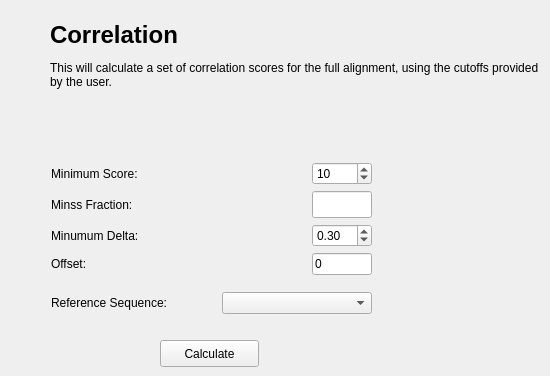
    <widget class="QWidget" name="page_6">
     <widget class="QLabel" name="label_23">
      <property name="geometry">
       <rect>
        <x>50</x>
        <y>-10</y>
        <width>491</width>
        <height>131</height>
       </rect>
      </property>
      <property name="text">
       <string>&lt;html&gt;&lt;head/&gt;&lt;body&gt;&lt;p&gt;&lt;span style=&quot; font-size:xx-large; font-weight:600;&quot;&gt;Correlation&lt;/span&gt;&lt;/p&gt;&lt;p&gt;This will calculate a set of correlation scores for the full alignment, using the cutoffs provided by the user. &lt;/p&gt;&lt;/body&gt;&lt;/html&gt;</string>
      </property>
      <property name="wordWrap">
       <bool>true</bool>
      </property>
     </widget>
     <widget class="QPushButton" name="cmdCorrelation">
      <property name="geometry">
       <rect>
        <x>160</x>
        <y>340</y>
        <width>99</width>
        <height>27</height>
       </rect>
      </property>
      <property name="text">
       <string>Calculate</string>
      </property>
     </widget>
     <widget class="QWidget" name="layoutWidget">
      <property name="geometry">
       <rect>
        <x>51</x>
        <y>151</y>
        <width>321</width>
        <height>175</height>
       </rect>
      </property>
      <layout class="QVBoxLayout" name="verticalLayout_9">
       <item>
        <layout class="QVBoxLayout" name="verticalLayout_8">
         <item>
          <layout class="QVBoxLayout" name="verticalLayout_6">
           <item>
            <layout class="QHBoxLayout" name="horizontalLayout_20">
             <item>
              <widget class="QLabel" name="label_24">
               <property name="text">
                <string>Minimum Score:</string>
               </property>
              </widget>
             </item>
             <item>
              <widget class="QSpinBox" name="txtMinScore">
               <property name="maximumSize">
                <size>
                 <width>60</width>
                 <height>16777215</height>
                </size>
               </property>
               <property name="value">
                <number>10</number>
               </property>
              </widget>
             </item>
            </layout>
           </item>
           <item>
            <layout class="QHBoxLayout" name="horizontalLayout_21">
             <item>
              <widget class="QLabel" name="label_25">
               <property name="text">
                <string>Minss Fraction:</string>
               </property>
              </widget>
             </item>
             <item>
              <widget class="QLineEdit" name="txtMinssFraction">
               <property name="maximumSize">
                <size>
                 <width>60</width>
                 <height>27</height>
                </size>
               </property>
              </widget>
             </item>
            </layout>
           </item>
           <item>
            <layout class="QHBoxLayout" name="horizontalLayout_22">
             <item>
              <widget class="QLabel" name="label_26">
               <property name="text">
                <string>Minumum Delta:</string>
               </property>
              </widget>
             </item>
             <item>
              <widget class="QDoubleSpinBox" name="txtMinDeltaFreq">
               <property name="maximumSize">
                <size>
                 <width>60</width>
                 <height>16777215</height>
                </size>
               </property>
               <property name="minimum">
                <double>0.010000000000000</double>
               </property>
               <property name="maximum">
                <double>1.000000000000000</double>
               </property>
               <property name="singleStep">
                <double>0.010000000000000</double>
               </property>
               <property name="value">
                <double>0.300000000000000</double>
               </property>
              </widget>
             </item>
            </layout>
           </item>
          </layout>
         </item>
         <item>
          <layout class="QHBoxLayout" name="horizontalLayout_26">
           <item>
            <widget class="QLabel" name="label_30">
             <property name="text">
              <string>Offset:</string>
             </property>
            </widget>
           </item>
           <item>
            <widget class="QLineEdit" name="txtOffset_2">
             <property name="maximumSize">
              <size>
               <width>60</width>
               <height>16777215</height>
              </size>
             </property>
             <property name="text">
              <string>0</string>
             </property>
            </widget>
           </item>
          </layout>
         </item>
        </layout>
       </item>
       <item>
        <layout class="QHBoxLayout" name="horizontalLayout_28">
         <item>
          <widget class="QLabel" name="label_29">
           <property name="text">
            <string>Reference Sequence:</string>
           </property>
          </widget>
         </item>
         <item>
          <widget class="QComboBox" name="cmbRefSeq_3">
           <property name="minimumSize">
            <size>
             <width>150</width>
             <height>0</height>
            </size>
           </property>
           <property name="maximumSize">
            <size>
             <width>150</width>
             <height>16777215</height>
            </size>
           </property>
          </widget>
         </item>
        </layout>
       </item>
      </layout>
     </widget>
    </widget>
